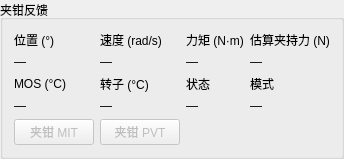
       <widget class="QGroupBox" name="toolGroup">
        <property name="title">
         <string>夹钳反馈</string>
        </property>
        <layout class="QGridLayout" name="toolGroupLayout">
         <item row="4" column="0"><widget class="QPushButton" name="toolMitButton"><property name="enabled"><bool>false</bool></property><property name="text"><string>夹钳 MIT</string></property></widget></item>
         <item row="4" column="1"><widget class="QPushButton" name="toolPvtButton"><property name="enabled"><bool>false</bool></property><property name="text"><string>夹钳 PVT</string></property></widget></item>
         <item row="0" column="0">
          <widget class="QLabel" name="toolField0">
           <property name="text">
            <string>位置 (°)</string>
           </property>
          </widget>
         </item>
         <item row="1" column="0">
          <widget class="QLabel" name="toolValue0">
           <property name="text">
            <string>—</string>
           </property>
          </widget>
         </item>
         <item row="0" column="1">
          <widget class="QLabel" name="toolField1">
           <property name="text">
            <string>速度 (rad/s)</string>
           </property>
          </widget>
         </item>
         <item row="1" column="1">
          <widget class="QLabel" name="toolValue1">
           <property name="text">
            <string>—</string>
           </property>
          </widget>
         </item>
         <item row="0" column="2">
          <widget class="QLabel" name="toolField2">
           <property name="text">
            <string>力矩 (N·m)</string>
           </property>
          </widget>
         </item>
         <item row="1" column="2">
          <widget class="QLabel" name="toolValue2">
           <property name="text">
            <string>—</string>
           </property>
          </widget>
         </item>
         <item row="0" column="3">
          <widget class="QLabel" name="toolField3">
           <property name="text">
            <string>估算夹持力 (N)</string>
           </property>
          </widget>
         </item>
         <item row="1" column="3">
          <widget class="QLabel" name="toolValue3">
           <property name="text">
            <string>—</string>
           </property>
          </widget>
         </item>
         <item row="2" column="0">
          <widget class="QLabel" name="toolField4">
           <property name="text">
            <string>MOS (°C)</string>
           </property>
          </widget>
         </item>
         <item row="3" column="0">
          <widget class="QLabel" name="toolValue4">
           <property name="text">
            <string>—</string>
           </property>
          </widget>
         </item>
         <item row="2" column="1">
          <widget class="QLabel" name="toolField5">
           <property name="text">
            <string>转子 (°C)</string>
           </property>
          </widget>
         </item>
         <item row="3" column="1">
          <widget class="QLabel" name="toolValue5">
           <property name="text">
            <string>—</string>
           </property>
          </widget>
         </item>
         <item row="2" column="2">
          <widget class="QLabel" name="toolField6">
           <property name="text">
            <string>状态</string>
           </property>
          </widget>
         </item>
         <item row="3" column="2">
          <widget class="QLabel" name="toolValue6">
           <property name="text">
            <string>—</string>
           </property>
          </widget>
         </item>
         <item row="2" column="3">
          <widget class="QLabel" name="toolField7">
           <property name="text">
            <string>模式</string>
           </property>
          </widget>
         </item>
         <item row="3" column="3">
          <widget class="QLabel" name="toolValue7">
           <property name="text">
            <string>—</string>
           </property>
          </widget>
         </item>
        </layout>
       </widget>
